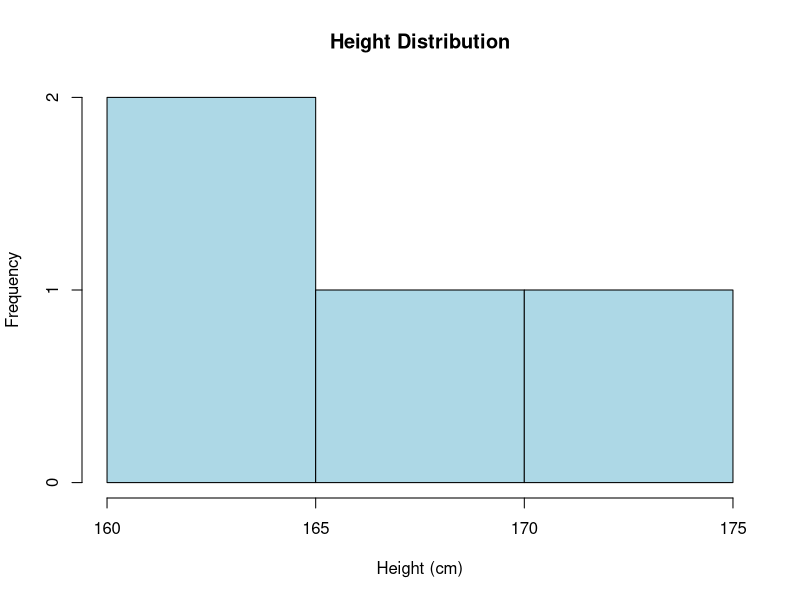
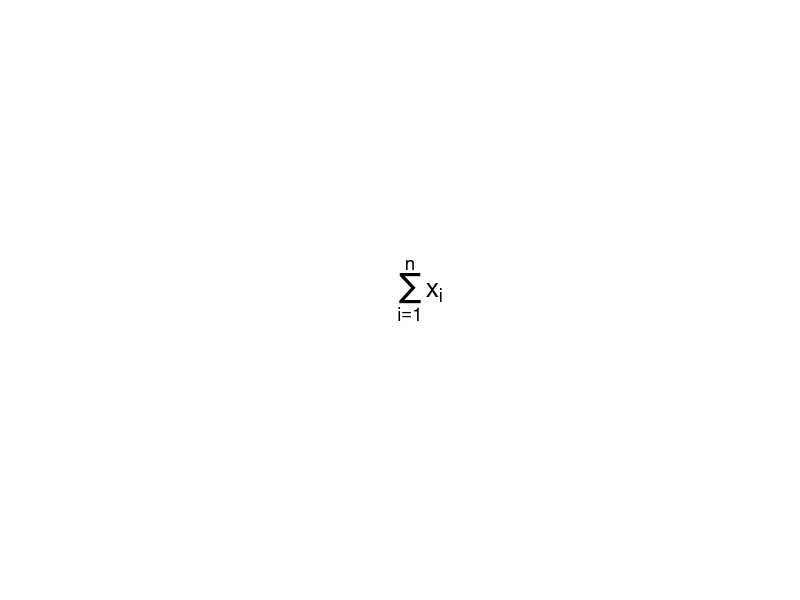
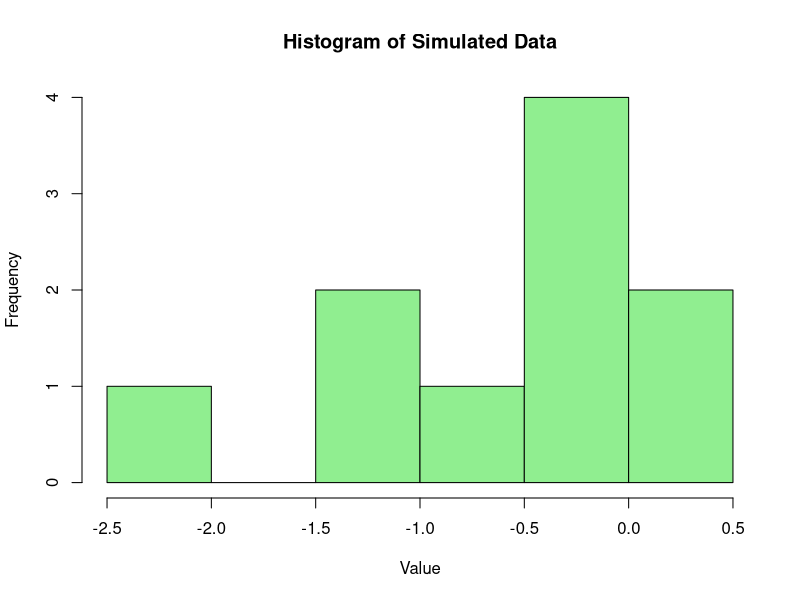
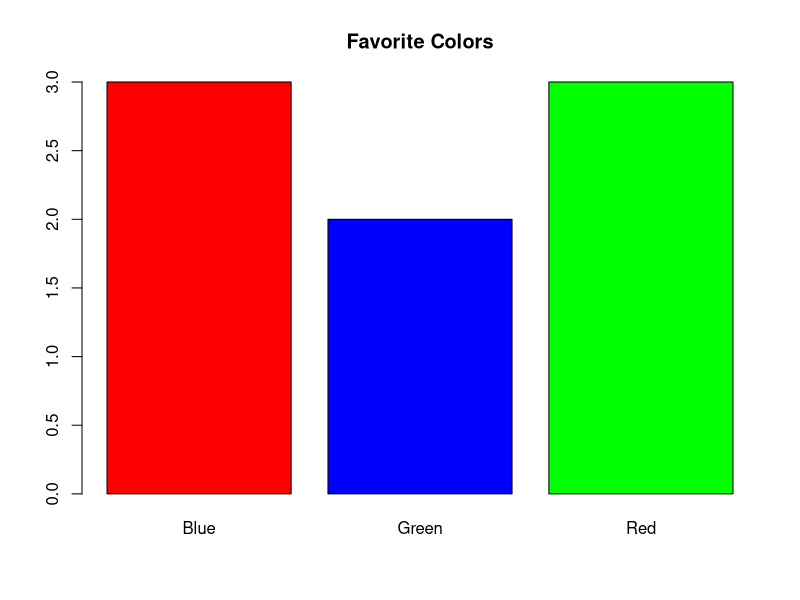
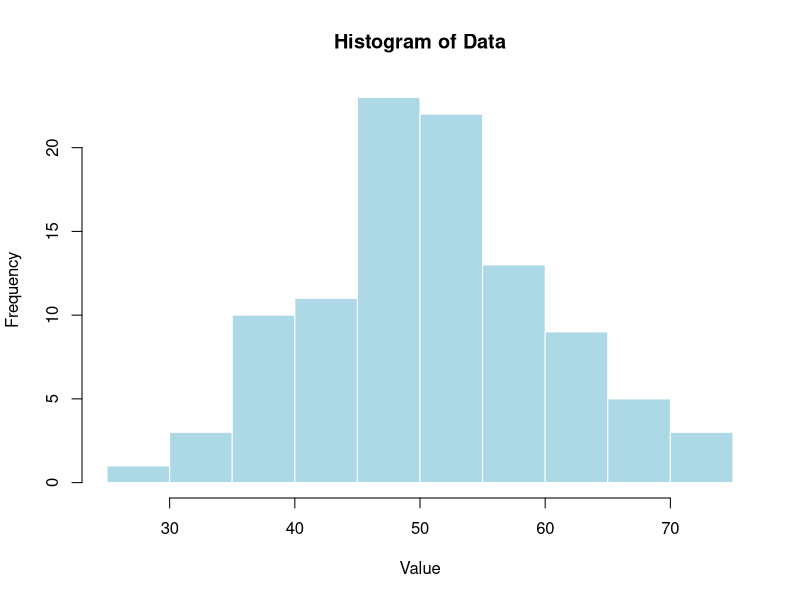
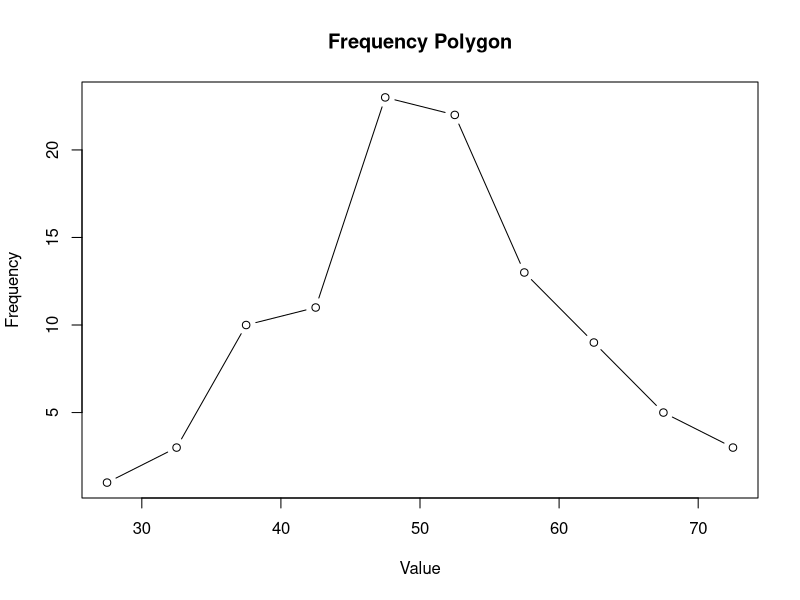
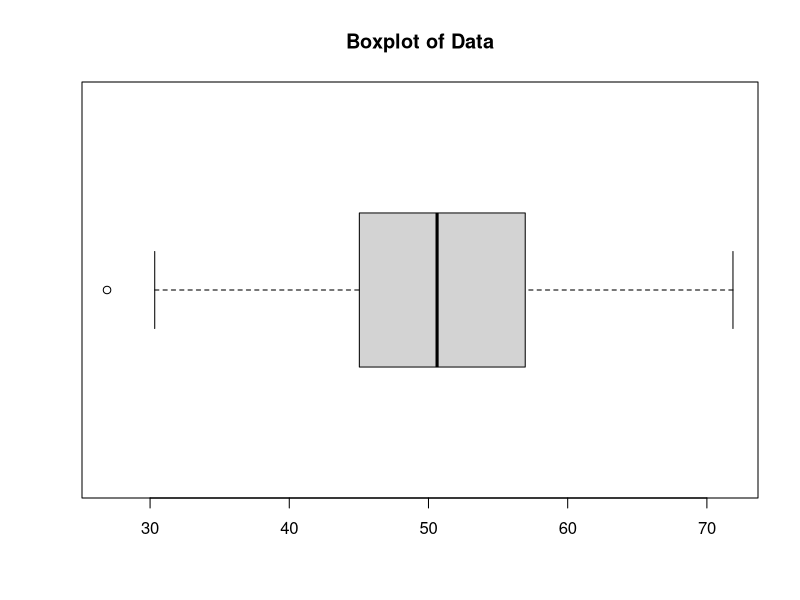
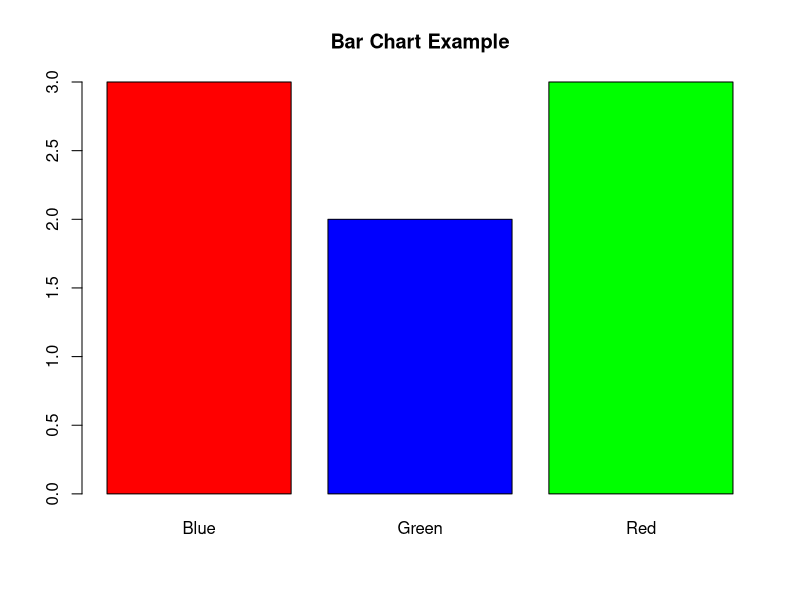

R code for these plots, in order:
## ---- chunk 1
# Simulate a small dataset
set.seed(123)
data <- c(5, 7, 8, 6, 9, 10)

# Compute descriptive statistics
mean(data)      # Average
median(data)    # Middle value
sd(data)        # Standard deviation
## ---- chunk 2
# Qualitative and quantitative variables
gender <- c("Male", "Female", "Female", "Male")
height <- c(170, 165, 160, 175)

table(gender)   # Frequency of categories
mean(height)    # Average height
## ---- chunk 3
quantile(height, probs = c(0.25, 0.5, 0.75))
## ---- chunk 4
hist(height,
     main = "Height Distribution",
     xlab = "Height (cm)",
     col = "lightblue")
## ---- chunk 5
plot.new()
text(0.5, 0.5, expression(sum(x[i], i==1, n)), cex=1.6)
## ---- chunk 6
sum(height)
## ---- chunk 7
height_m <- height / 100
height_m
## ---- chunk 8
log_height <- log(height)
log_height
## ---- chunk 9
set.seed(111)
x <- rnorm(10)
x
mean(x)
median(x)
sd(x)
## ---- chunk 10
hist(x,
     main = "Histogram of Simulated Data",
     xlab = "Value",
     col = "lightgreen")
## ---- chunk 11
quantile(x, probs = c(0.25, 0.5, 0.75))
## ---- chunk 12
# Qualitative data: Favorite color
colors <- c("Red", "Blue", "Blue", "Green", "Red", "Blue", "Green", "Red")

# Frequency table
table(colors)

# Bar chart
barplot(table(colors), main = "Favorite Colors",
        col = c("red", "blue", "green"))
## ---- chunk 13
scores <- c(45, 47, 50, 52, 53, 55, 57, 60)
stem(scores)
## ---- chunk 14
set.seed(123)
data <- rnorm(100, mean = 50, sd = 10)

hist(data,
     main = "Histogram of Data",
     xlab = "Value",
     col = "lightblue",
     border = "white")
## ---- chunk 15
hist_data <- hist(data, plot = FALSE)

plot(hist_data$mids, hist_data$counts, type = "b",
     main = "Frequency Polygon",
     xlab = "Value", ylab = "Frequency")
## ---- chunk 16
boxplot(data,
        main = "Boxplot of Data",
        horizontal = TRUE)
## ---- chunk 17
barplot(table(colors),
        main = "Bar Chart Example",
        col = c("red", "blue", "green"))
## ---- chunk 18
time <- 1:12
sales <- c(100,120,130,125,140,150,160,155,170,180,190,200)

plot(time, sales, type = "o",
     main = "Monthly Sales",
     xlab = "Month", ylab = "Sales",
     col = "blue")
## ---- chunk 19
stripchart(data,
           method = "stack",
           main = "Dot Plot",
           xlab = "Value",
           col = "darkgreen")
## ---- chunk 20
colors <- c("Red", "Blue", "Blue", "Green", "Red", "Blue", "Green", "Red")
table(colors)
barplot(table(colors), main = "Favorite Colors",
        col = c("red", "blue", "green"))
## ---- chunk 21
set.seed(123)
data <- rnorm(50, mean = 50, sd = 10)

hist(data,
     main = "Histogram of Simulated Data",
     xlab = "Value",
     col = "lightblue")
## ---- chunk 22
boxplot(data,
        main = "Boxplot of Simulated Data",
        horizontal = TRUE)

summary(data)
## ---- chunk 23
months <- 1:12
temp <- c(15,16,18,20,22,24,25,24,22,20,18,16)

plot(months, temp, type = "o",
     main = "Monthly Temperature",
     xlab = "Month",
     ylab = "Temperature (°C)",
     col = "blue")
## ---- chunk 24
plot.new()
text(0.5, 0.5, expression(bar(x) == sum(x[i], i==1, n) / n), cex=1.6)
## ---- chunk 25
# Simulate data
set.seed(123)
data <- c(5, 7, 8, 6, 9, 10, 12)

mean(data)     # Mean
median(data)   # Median

# Compute mode manually
mode_val <- names(sort(table(data), decreasing = TRUE))[1]
mode_val
## ---- chunk 26
# Skewed data
skewed <- c(2, 3, 3, 4, 4, 5, 100)

mean(skewed)
median(skewed)
## ---- chunk 27
mean(skewed, trim = 0.1)
## ---- chunk 28
plot.new()
text(0.5, 0.5, expression(Range == max(x) - min(x)), cex=1.6)
## ---- chunk 29
plot.new()
text(0.5, 0.5, expression(sigma^2 == sum((x[i] - bar(x))^2, i==1, n)/n), cex=1.6)
## ---- chunk 30
plot.new()
text(0.5, 0.5, expression(sigma == sqrt(sigma^2)), cex=1.6)
## ---- chunk 31
range(data)       # Range
var(data)         # Variance
sd(data)          # Standard deviation
## ---- chunk 32
data_plus10 <- data + 10
mean(data_plus10)
sd(data_plus10)
## ---- chunk 33
plot.new()
text(0.5, 0.5,
     expression(Var(X + Y) == Var(X) + Var(Y)),
     cex = 1.6)
## ---- chunk 34
data <- c(5, 7, 8, 6, 9, 10, 12)

mean(data)
median(data)

mode_val <- names(sort(table(data), decreasing = TRUE))[1]
mode_val
## ---- chunk 35
set.seed(123)
nums <- rnorm(100, mean = 50, sd = 10)

sd(nums)
## ---- chunk 36
skewed <- c(2, 3, 3, 4, 4, 5, 100)

mean(skewed)
median(skewed)
## ---- chunk 37
data_plus10 <- data + 10

mean(data_plus10)
sd(data_plus10)
## ---- chunk 38
plot.new()
text(0.5, 0.5,
     expression(
       r ==
       frac(sum((x[i] - bar(x))*(y[i] - bar(y))), 
       sqrt(sum((x[i]-bar(x))^2) * sum((y[i]-bar(y))^2)))
     ), cex=1.4)
## ---- chunk 39
set.seed(123)
study_time <- c(2, 3, 4, 5, 6, 7, 8)
exam_score <- c(50, 55, 60, 65, 70, 75, 80)

cor(study_time, exam_score)
## ---- chunk 40
plot(study_time, exam_score,
     main = "Study Time vs Exam Score",
     xlab = "Study Time (hours)",
     ylab = "Exam Score",
     pch = 19, col = "blue")
## ---- chunk 41
plot.new()
text(0.5, 0.5,
     expression(Var(X + Y) ==
                Var(X) + Var(Y) + 2*Cov(X, Y)),
     cex = 1.6)
## ---- chunk 42
plot.new()
text(0.5, 0.5,
     expression(
       Cov(X, Y) == sum((x[i]-bar(x))*(y[i]-bar(y))) / (n-1)
     ), cex=1.6)
## ---- chunk 43
cov(study_time, exam_score)
## ---- chunk 44
study_time <- c(2, 3, 4, 5, 6, 7, 8)
exam_score <- c(50, 55, 60, 65, 70, 75, 80)

cor(study_time, exam_score)
## ---- chunk 45
plot(study_time, exam_score,
     main = "Study Time vs Exam Score",
     xlab = "Study Time",
     ylab = "Exam Score",
     pch = 19, col = "blue")
## ---- chunk 46
set.seed(123)
x <- rnorm(50)
y <- rnorm(50)

cor(x, y)
## ---- chunk 47
cov(study_time, exam_score)
## ---- chunk 48
plot.new()
text(0.5, 0.5,
     expression(P(E) ==
                frac("Favorable outcomes", "Total outcomes")),
     cex=1.4)
## ---- chunk 49
# Probability of rolling a 6
favorable <- 1
total <- 6
prob <- favorable / total
prob
## ---- chunk 50
# Number of ways to choose 2 out of 5
choose(5, 2)
## ---- chunk 51
dbinom(3, size = 10, prob = 0.5)
## ---- chunk 52
dpois(2, lambda = 4)
## ---- chunk 53
dhyper(2, m = 5, n = 5, k = 3)
## ---- chunk 54
favorable <- 3  # (2, 4, 6)
total <- 6
prob_even <- favorable / total
prob_even
## ---- chunk 55
choose(8, 3)
## ---- chunk 56
dbinom(4, size = 12, prob = 0.3)
## ---- chunk 57
dpois(5, lambda = 3)
## ---- chunk 58
dhyper(1, m = 4, n = 6, k = 3)
## ---- chunk 59
set.seed(123)
population <- 1:100
sample(population, size = 10)
## ---- chunk 60
set.seed(456)
population <- 1:200
sample(population, size = 15)
## ---- chunk 61
groupA <- 1:50
groupB <- 51:100

sampleA <- sample(groupA, size = 5)
sampleB <- sample(groupB, size = 5)

c(sampleA, sampleB)
## ---- chunk 62
participants <- 1:20

group_assignment <- sample(rep(c("Treatment", "Control"), each = 10))

data.frame(Participant = participants,
           Group = group_assignment)
## ---- chunk 63
x <- seq(-4, 4, length = 100)
y <- dnorm(x, mean = 0, sd = 1)

plot(
  x, y, type = "l",
  main = "Standard Normal Curve",
  xlab = "Z",
  ylab = "Density"
)
## ---- chunk 64
plot.new()
text(0.5, 0.5,
     expression(phi(x) ==
                frac(1, sqrt(2*pi)) * e^(-x^2/2)),
     cex=1.4)
## ---- chunk 65
plot.new()
text(0.5, 0.5,
     expression(z == frac(x - mu, sigma)),
     cex=1.6)
## ---- chunk 66
x <- 70
mu <- 60
sigma <- 10

z <- (x - mu) / sigma
z
## ---- chunk 67
plot.new()
text(0.5, 0.5,
     expression(mu == n*p ~~ "~" ~~ sigma == sqrt(n*p*(1-p))),
     cex=1.4)
## ---- chunk 68
n <- 100
p <- 0.5

mu <- n * p
sigma <- sqrt(n * p * (1 - p))

mu
sigma
## ---- chunk 69
x <- seq(20, 80, length = 100)
y <- dnorm(x, mean = 50, sd = 10)

plot(
  x, y, type = "l",
  main = "Normal Curve (μ = 50, σ = 10)",
  xlab = "Value",
  ylab = "Density"
)
## ---- chunk 70
x <- 85
mu <- 70
sigma <- 12

z <- (x - mu) / sigma
z
## ---- chunk 71
pnorm(1.96)
## ---- chunk 72
1 - pnorm(2.33)
## ---- chunk 73
set.seed(123)
sim_data <- rnorm(1000, mean = 50, sd = 10)

mean(sim_data)
sd(sim_data)
## ---- chunk 74
set.seed(123)
data <- rnorm(100, mean = 50, sd = 10)

qqnorm(data)
qqline(data, col = "red")
## ---- chunk 75
library(MASS)

set.seed(123)
data2 <- mvrnorm(
  n = 200,
  mu = c(0, 0),
  Sigma = matrix(c(1, 0.5, 0.5, 1), 2, 2)
)

x <- data2[, 1]
y <- data2[, 2]

kde <- kde2d(x, y, n = 50)

contour(kde, main = "Contour Plot")
## ---- chunk 76
persp(
  kde$x, kde$y, kde$z,
  theta = 30, phi = 20,
  expand = 0.5,
  col = "lightblue",
  xlab = "X", ylab = "Y", zlab = "Density"
)
## ---- chunk 77
set.seed(456)
data <- rnorm(100)

qqnorm(data)
qqline(data, col = "blue")
## ---- chunk 78
skewed <- rexp(100, rate = 1)

qqnorm(skewed)
qqline(skewed, col = "red")
## ---- chunk 79
library(MASS)

set.seed(789)
data2 <- mvrnorm(
  n = 300,
  mu = c(0, 0),
  Sigma = matrix(c(1, 0.7, 0.7, 1), 2, 2)
)

x <- data2[, 1]
y <- data2[, 2]

kde <- kde2d(x, y, n = 50)

contour(kde, main = "Contour Plot Example")
## ---- chunk 80
persp(
  kde$x, kde$y, kde$z,
  theta = 40, phi = 30,
  expand = 0.5,
  col = "lightgreen",
  xlab = "X", ylab = "Y", zlab = "Density"
)
## ---- chunk 81
plot.new()
text(0.5, 0.5,
     expression(SE == frac(sigma, sqrt(n))),
     cex=1.6)
## ---- chunk 82
set.seed(123)

population <- rnorm(10000, mean = 50, sd = 10)

sample_means <- replicate(
  1000,
  mean(sample(population, size = 30))
)

hist(sample_means,
     main = "Sampling Distribution of the Mean",
     col = "lightblue")

mean(sample_means)
sd(sample_means)
## ---- chunk 83
plot.new()
text(0.5, 0.5,
     expression(
       SE == sqrt( sigma[1]^2 / n[1] + sigma[2]^2 / n[2] )
     ),
     cex = 1.6)
## ---- chunk 84
plot.new()
text(0.5, 0.5,
     expression(SE == sqrt(p*(1-p)/n)),
     cex=1.6)
## ---- chunk 85
set.seed(456)

population <- rnorm(10000, mean = 100, sd = 15)

sample_means <- replicate(
  1000,
  mean(sample(population, size = 50))
)

mean(sample_means)
sd(sample_means)
## ---- chunk 86
hist(sample_means,
     main = "Sampling Distribution (n = 50)",
     col = "lightgreen")
## ---- chunk 87
sigma <- 15
n <- 100

SE <- sigma / sqrt(n)
SE
## ---- chunk 88
set.seed(789)

p <- 0.4
n <- 200

sample_props <- replicate(
  1000,
  mean(rbinom(n, size = 1, prob = p))
)

mean(sample_props)
sd(sample_props)
## ---- chunk 89
plot.new()
text(0.5, 0.5, expression(df == n - 1), cex=1.6)
## ---- chunk 90
plot.new()
text(0.5, 0.5,
     expression(CI == "Point Estimate" %+-% "Margin of Error"),
     cex=1.4)
## ---- chunk 91
set.seed(123)

data <- rnorm(30, mean = 50, sd = 10)

xbar <- mean(data)
s <- sd(data)
n <- length(data)

alpha <- 0.05
t_crit <- qt(1 - alpha/2, df = n - 1)

margin <- t_crit * s / sqrt(n)

CI <- c(xbar - margin, xbar + margin)
CI
## ---- chunk 92
set.seed(456)

data <- rnorm(40, mean = 100, sd = 15)

xbar <- mean(data)
s <- sd(data)
n <- length(data)

alpha <- 0.05
t_crit <- qt(1 - alpha/2, df = n - 1)

margin <- t_crit * s / sqrt(n)

CI <- c(xbar - margin, xbar + margin)
CI
## ---- chunk 93
group1 <- rnorm(30, mean = 50, sd = 10)
group2 <- rnorm(30, mean = 55, sd = 10)

mean_diff <- mean(group1) - mean(group2)

s1 <- sd(group1)
s2 <- sd(group2)

n1 <- length(group1)
n2 <- length(group2)

SE <- sqrt(s1^2/n1 + s2^2/n2)

t_crit <- qt(0.975, df = n1 + n2 - 2)

CI_diff <- c(mean_diff - t_crit * SE,
             mean_diff + t_crit * SE)

CI_diff
## ---- chunk 94
p_hat <- 0.4
n <- 200

z_crit <- qnorm(0.975)

margin <- z_crit * sqrt(p_hat * (1 - p_hat) / n)

CI_prop <- c(p_hat - margin, p_hat + margin)
CI_prop
## ---- chunk 95
set.seed(789)

widths <- replicate(1000, {
  data <- rnorm(30, mean = 50, sd = 10)

  xbar <- mean(data)
  s <- sd(data)
  n <- length(data)

  t_crit <- qt(0.975, df = n - 1)
  margin <- t_crit * s / sqrt(n)

  2 * margin
})

mean(widths)
